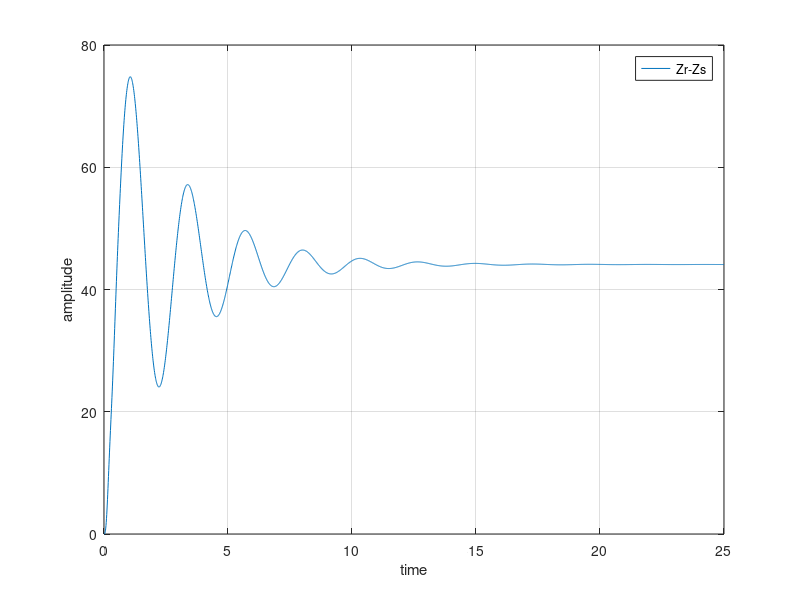
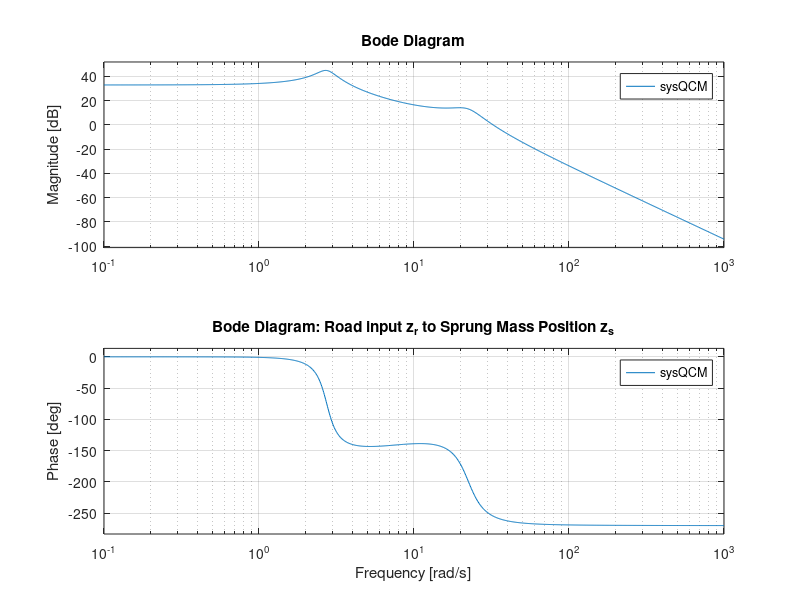

Source code (MATLAB) for these figures, in order:
%% hand in dynamics
%qcm paramters

Ms=1800; %in Kg
Mus=200; %in Kg
Cs=77*10^3; %in N/m
Ds=9*10^3; %in Ns/m;
%Ds=0; %in Ns/m;
Ct=774*10^3; %in N/m

%equation for qcm
%Ms.zs/ddot=Fsz
%Mus.zu/ddot=Frz-Fsz
%Fsz=Cs(Zu-Zs)+Ds(Zu/dot-Zs/dot)
%Frz=Ct(Zr-Zu)

%%smtg new
alpha = 0.4;
ds_ext = 1.5 * 9e3;
ds_com = 0.5 * 9e3;
ds_eq = alpha * ds_ext + (1 - alpha) * ds_com;
%state sapce
A=[0 0 1 0;0 0 0 1;-Cs/Ms Cs/Ms -Ds/Ms Ds/Ms;Cs/Mus (-Cs-Ct)/Ms Ds/Ms -Ds/Ms];
A2=[0 0 1 0;0 0 0 1;   
   -Cs/Ms Cs/Ms -ds_eq/Ms ds_eq/Ms;
   Cs/Mus (-Ct-Cs)/Ms ds_eq/Ms -ds_eq/Ms];
B=[0;0;0;Ct/Mus];
C=[1 0 0 0]; %for Zu/ddot
D=0;
sysQCM=ss(A,B,C,D);
sysQCM2=ss(A2,B,C,D);

%% stability check
eigs_A = eig(A);
disp('Eigenvalues of A:');
disp(eigs_A);
if all(real(eigs_A) < 0)
    disp('System is stable (all eigenvalues have negative real parts).');
else
    disp('System is unstable.');
end

poles=pole(sysQCM)
tranferfunction=tf(sysQCM)
poles2=pole(sysQCM2); 
tranferfunction2=tf(sysQCM2);
%% response
[y,tout]=step(tranferfunction,0:0.01:25);
[y2,tout2]=step(tranferfunction2,0:0.01:50);
figure(1)
plot(tout,y), %hold on
%plot(tout2,y2), hold off
xlabel('time'),ylabel('amplitude')
legend('Zr-Zs')
grid on
figure(2);
bode(sysQCM);%hold on
%bode(sysQCM2);hold on
grid on;
title('Bode Diagram: Road input z_r to Sprung Mass Position z_s');
